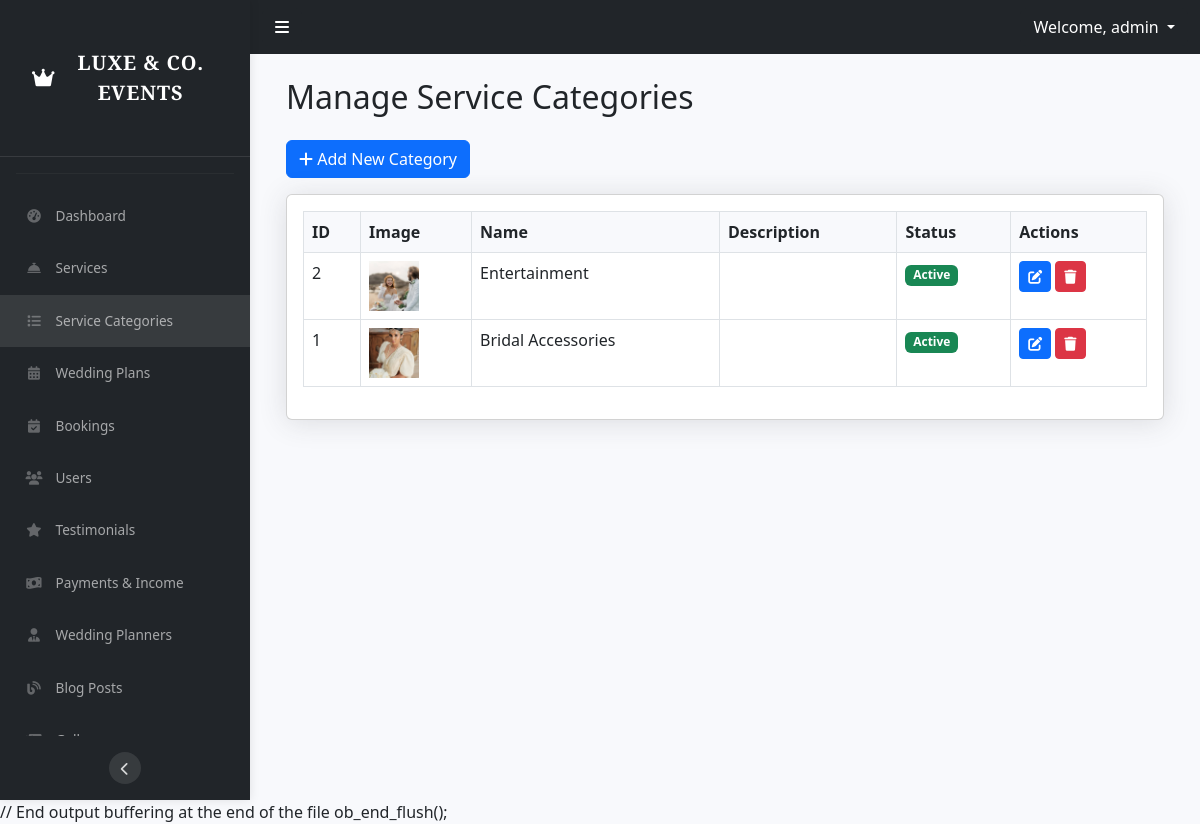
Screenshot of /admin/service-categories.php (signed in) with the database file from the repository.
### tables this page shows
CREATE TABLE `service_categories` (
  `id` int(11) NOT NULL,
  `name` varchar(100) NOT NULL,
  `description` text DEFAULT NULL,
  `image` varchar(255) DEFAULT NULL,
  `status` enum('active','inactive') DEFAULT 'active'
);

### admin/service-categories.php (the view, shortened to what this page needs)
<?php
require_once 'includes/header.php';
$categories = $conn->query("SELECT * FROM service_categories ORDER BY id DESC");
?>
<div class="container-fluid">
    <h2 class="mb-4">Manage Service Categories</h2>
    <button type="button" class="btn btn-primary mb-3" data-bs-toggle="modal" data-bs-target="#addCategoryModal">
        <i class="fas fa-plus"></i> Add New Category
    </button>
    <div class="card shadow mb-4">
        <div class="card-body">
            <div class="table-responsive">
                <table class="table table-bordered" id="categoriesTable" width="100%" cellspacing="0">
                    <thead>
                        <tr>
                            <th>ID</th>
                            <th>Image</th>
                            <th>Name</th>
                            <th>Description</th>
                            <th>Status</th>
                            <th>Actions</th>
                        </tr>
                    </thead>
                    <tbody>
                        <?php while ($category = $categories->fetch_assoc()): ?>
                            <tr>
                                <td><?php echo $category['id']; ?></td>
                                <td>
                                    <?php if (!empty($category['image'])): ?>
                                        <img src="../<?php echo htmlspecialchars($category['image']); ?>"
                                             alt="<?php echo htmlspecialchars($category['name']); ?>"
                                             style="max-width: 50px; height: auto;">
                                    <?php else: ?>
                                        <span class="text-muted">No image</span>
                                    <?php endif; ?>
                                </td>
                                <td><?php echo htmlspecialchars($category['name']); ?></td>
                                <td><?php echo htmlspecialchars($category['description']); ?></td>
                                <td>
                                    <span class="badge bg-<?php echo $category['status'] === 'active' ? 'success' : 'danger'; ?>">
                                        <?php echo ucfirst($category['status']); ?>
                                    </span>
                                </td>
                                <td>
                                    <button class="btn btn-sm btn-primary edit-category"
                                            data-id="<?php echo $category['id']; ?>"
                                            data-name="<?php echo htmlspecialchars($category['name']); ?>"
                                            data-description="<?php echo htmlspecialchars($category['description']); ?>"
                                            data-status="<?php echo $category['status']; ?>"
                                            data-image="<?php echo htmlspecialchars($category['image']); ?>">
                                        <i class="fas fa-edit"></i>
                                    </button>
                                    <button class="btn btn-sm btn-danger delete-category"
                                            data-id="<?php echo $category['id']; ?>"
                                            data-name="<?php echo htmlspecialchars($category['name']); ?>">
                                        <i class="fas fa-trash"></i>
                                    </button>
                                </td>
                            </tr>
                        <?php endwhile; ?>
                    </tbody>
                </table>
            </div>
        </div>
    </div>
</div>
<?php require_once 'includes/footer.php'; ?>

### admin/assets/css/admin-style.css (style rules this page uses)
body { background: #f8f9fc; }
.table-responsive { margin: 0; }
.table th { background-color: #f8f9fc; border-top: none; }
.shadow { box-shadow: 0 .15rem 1.75rem 0 rgba(58,59,69,.15) !important; }

### admin/includes/header.php (style rules this page uses)
body { overflow-x: hidden; }

### rows the page displays
service_categories: id "2", image (picture), name "Entertainment", status "Active"
service_categories: id "1", image (picture), name "Bridal Accessories", status "Active"

### other values shown
$_SESSION['admin']['username'] "admin"
